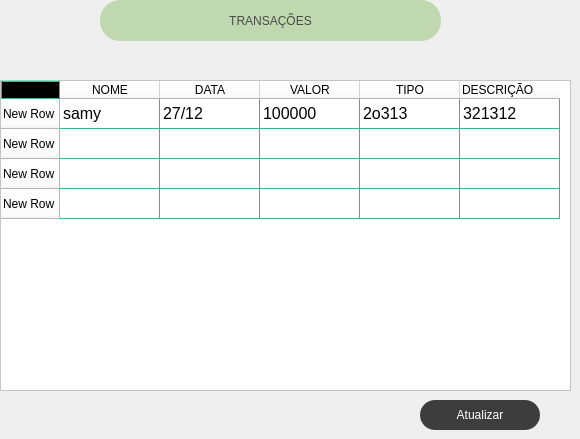
             <widget class="QWidget" name="page_dados">
              <property name="styleSheet">
               <string notr="true">QFrame{
background-color: rgb(191, 216, 175);}

QLabel{
font: 87 12pt &quot;Arial Black&quot;;
background-color: #000000ff;
color: rgb(0, 206, 151);
border: 0px solid #14C8DC;
}

QLineEdit{
border: 0px;
color: rgb(255, 255, 255);
border-bottom: 2px solid rgb(61, 61, 61);
font: 75 12pt &quot;Times New Roman&quot;;
}

QPushButton{
background-color: rgb(61, 61, 61);
border-radius: 15px;
color: rgb(255, 255, 255);
font: 77 10pt &quot;Arial Black&quot;;
}

QPushButton:hover{
background-color: rgb(0, 206, 151);
border-radius: 15px;
color: rgb(0, 0, 0);
font: 77 10pt &quot;Arial Black&quot;;
}

QTableWidget{
background-color: rgb(255, 255, 255);
color: rgb(0, 0, 0);
gridline-color: rgb(0, 206, 151);
font-size: 12pt;
color: #000000;
}

QTableWidget QTableCornerButton::section{
background-color: rgb(0, 0, 0);
border: 1px solid rgb(0, 206, 151);
}</string>
              </property>
              <widget class="QLabel" name="label">
               <property name="geometry">
                <rect>
                 <x>100</x>
                 <y>0</y>
                 <width>341</width>
                 <height>41</height>
                </rect>
               </property>
               <property name="styleSheet">
                <string notr="true">background-color: rgb(191, 216, 175);
color: rgb(74, 74, 74);
border-top-left-radius: 20px;
border-bottom-left-radius: 20px;
border-top-right-radius: 20px;
border-bottom-right-radius: 20px;


</string>
               </property>
               <property name="text">
                <string>TRANSAÇÕES</string>
               </property>
               <property name="alignment">
                <set>Qt::AlignCenter</set>
               </property>
              </widget>
              <widget class="QPushButton" name="bt_refrescar">
               <property name="geometry">
                <rect>
                 <x>420</x>
                 <y>400</y>
                 <width>120</width>
                 <height>30</height>
                </rect>
               </property>
               <property name="minimumSize">
                <size>
                 <width>120</width>
                 <height>30</height>
                </size>
               </property>
               <property name="text">
                <string>Atualizar</string>
               </property>
              </widget>
              <widget class="QTableWidget" name="tabela_dados">
               <property name="geometry">
                <rect>
                 <x>0</x>
                 <y>80</y>
                 <width>571</width>
                 <height>311</height>
                </rect>
               </property>
               <property name="minimumSize">
                <size>
                 <width>100</width>
                 <height>30</height>
                </size>
               </property>
               <property name="styleSheet">
                <string notr="true">background-color: rgb(255, 255, 255);</string>
               </property>
               <row>
                <property name="text">
                 <string>New Row</string>
                </property>
               </row>
               <row>
                <property name="text">
                 <string>New Row</string>
                </property>
               </row>
               <row>
                <property name="text">
                 <string>New Row</string>
                </property>
               </row>
               <row>
                <property name="text">
                 <string>New Row</string>
                </property>
               </row>
               <column>
                <property name="text">
                 <string>NOME</string>
                </property>
               </column>
               <column>
                <property name="text">
                 <string>DATA</string>
                </property>
               </column>
               <column>
                <property name="text">
                 <string>VALOR</string>
                </property>
               </column>
               <column>
                <property name="text">
                 <string>TIPO</string>
                </property>
               </column>
               <column>
                <property name="text">
                 <string>DESCRIÇÃO</string>
                </property>
                <property name="textAlignment">
                 <set>AlignLeading|AlignVCenter</set>
                </property>
               </column>
               <item row="0" column="0">
                <property name="text">
                 <string>samy </string>
                </property>
               </item>
               <item row="0" column="1">
                <property name="text">
                 <string>27/12</string>
                </property>
               </item>
               <item row="0" column="2">
                <property name="text">
                 <string>100000</string>
                </property>
               </item>
               <item row="0" column="3">
                <property name="text">
                 <string>2o313</string>
                </property>
               </item>
               <item row="0" column="4">
                <property name="text">
                 <string>321312</string>
                </property>
               </item>
              </widget>
             </widget>
